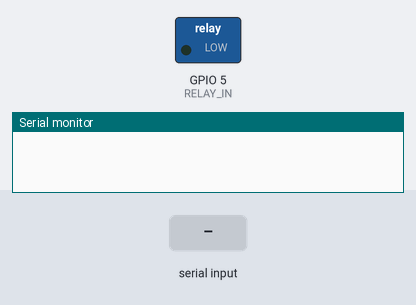
Bench run of a sketch on a simulated ESP32. Parts: switched loads named in the sketch (green lamp = pin HIGH), the last lines printed to the serial monitor. The inputs (shaded band) are chosen by the test bench.

Above: at 1.2 s.
1.3 s: "k\n" received over Serial
At 2.2 s:
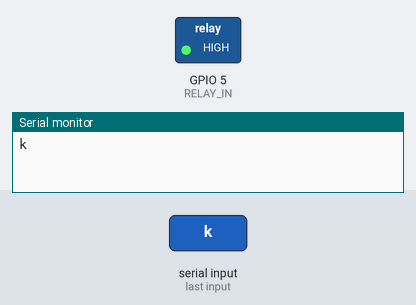
Timing chart, 0 to 4.3 s (numbered marks = the images above; inputs shaded):
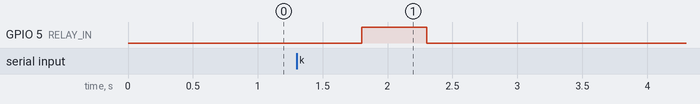

Measured:
- after the input at 1.3 s, GPIO 5 (RELAY_IN): LOW → HIGH after 0.50 s, → LOW 0.50 s later

The sketch:

get_token_esp32.ino
```cpp
int incomingByte = 0;

#define RELAY_IN 5
void setup()
{
    Serial.begin(9600);
    pinMode(RELAY_IN, OUTPUT);
}

void loop()
{
    if (Serial.available() > 0) {
        incomingByte = Serial.read();

        if (incomingByte == 'k') {
            Serial.print((char)incomingByte);
            Serial.print('\n');
            delay(500);
            digitalWrite(RELAY_IN, HIGH);
            delay(500);
            digitalWrite(RELAY_IN, LOW);
        }
    }
}
```
